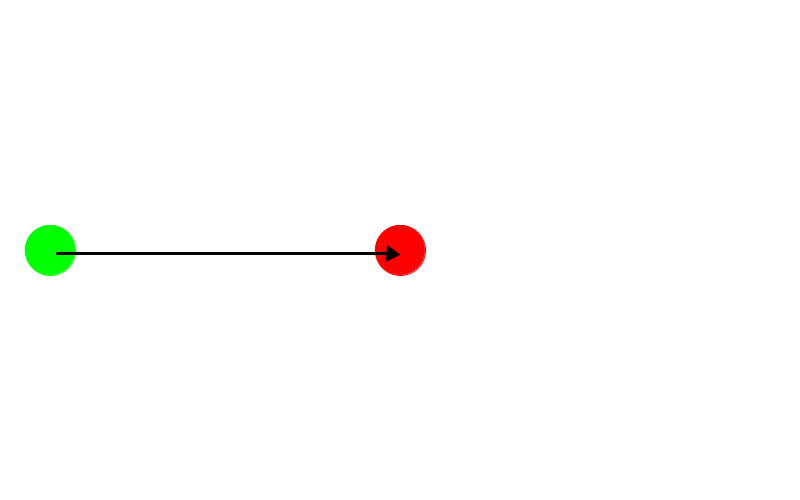
Frame 1 (no input)
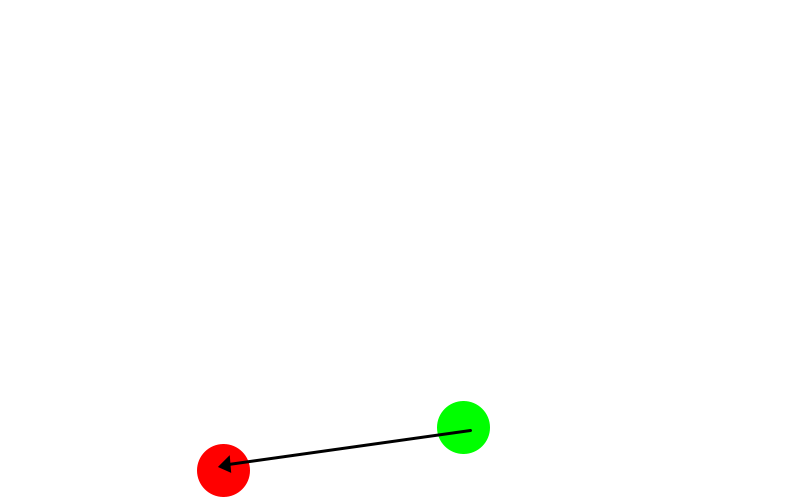
Frame 60 (the mouse pressed at the canvas centre just before this capture)
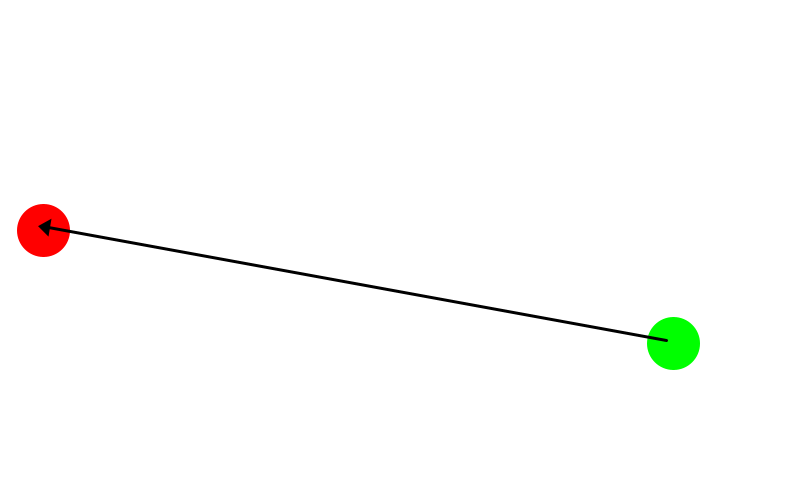
Frame 120 (the mouse held since frame 60 and released just before this capture)

The Processing sketch that drew these frames (run headless with seeded random() and noise(); from frame 60 on, the mouse is pressed at the canvas centre):

// Processing sketch: processing_187649
// ── processing_187649.pde

PVector location1, speed1;
PVector location2, speed2;
int diameter = 50;

void setup()
{
  size(800, 500);
  background(255);
  location1 = new PVector(50, height/2);
  speed1 = new PVector(7, 3);
  location2 = new PVector(width/2, height/2);
  speed2 = new PVector(-3, 4);
}

void draw()
{
  background(255);

  //Ball #1 
  fill(0, 255, 0);
  stroke(0, 255, 0);
  ellipse(location1.x, location1.y, diameter, diameter); //leading ball
  location1.add(speed1);
  if (location1.x + diameter/2 >= width || (location1.x - diameter / 2) <= 0)
    speed1.x *= -1;
  if (location1.y + diameter/2 >= height || location1.y - (diameter / 2) <= 0)
    speed1.y *= -1;

  //Ball #2 
  fill(255, 0, 0);
  stroke(255, 0, 0);
  ellipse(location2.x, location2.y, diameter, diameter); //trailing ball
  location2.add(speed2);
  if (location2.x + diameter/2 >= width || (location2.x - diameter / 2) <= 0)
    speed2.x *= -1;
  if (location2.y + diameter/2 >= height || (location2.y - diameter / 2) < 0)
    speed2.y *= -1;

  fill(0);
  strokeWeight(3);
  stroke(0);
  drawArrow(location1.x, location1.y, location2.x, location2.y, 0, 6, true);
}

//Drawing an arrow
void drawArrow(float x0, float y0, float x1, float y1, float beginHeadSize, float endHeadSize, boolean filled) 
{

  PVector d = new PVector(x1 - x0, y1 - y0);
  d.normalize();

  float coeff = 1.5;

  strokeCap(ROUND);

  line(x0+d.x*beginHeadSize*coeff/(filled?1.0f:1.75f), 
  y0+d.y*beginHeadSize*coeff/(filled?1.0f:1.75f), 
  x1-d.x*endHeadSize*coeff/(filled?1.0f:1.75f), 
  y1-d.y*endHeadSize*coeff/(filled?1.0f:1.75f));

  float angle = atan2(d.y, d.x);

  if (filled) {
    // begin head
    pushMatrix();
    translate(x0, y0);
    rotate(angle+PI);
    triangle(-beginHeadSize*coeff, -beginHeadSize, 
    -beginHeadSize*coeff, beginHeadSize, 
    0, 0);
    popMatrix();
    // end head
    pushMatrix();
    translate(x1, y1);
    rotate(angle);
    triangle(-endHeadSize*coeff, -endHeadSize, 
    -endHeadSize*coeff, endHeadSize, 
    0, 0);
    popMatrix();
  } else {
    // begin head
    pushMatrix();
    translate(x0, y0);
    rotate(angle+PI);
    strokeCap(ROUND);
    line(-beginHeadSize*coeff, -beginHeadSize, 0, 0);
    line(-beginHeadSize*coeff, beginHeadSize, 0, 0);
    popMatrix();
    // end head
    pushMatrix();
    translate(x1, y1);
    rotate(angle);
    strokeCap(ROUND);
    line(-endHeadSize*coeff, -endHeadSize, 0, 0);
    line(-endHeadSize*coeff, endHeadSize, 0, 0);
    popMatrix();
  }
}
